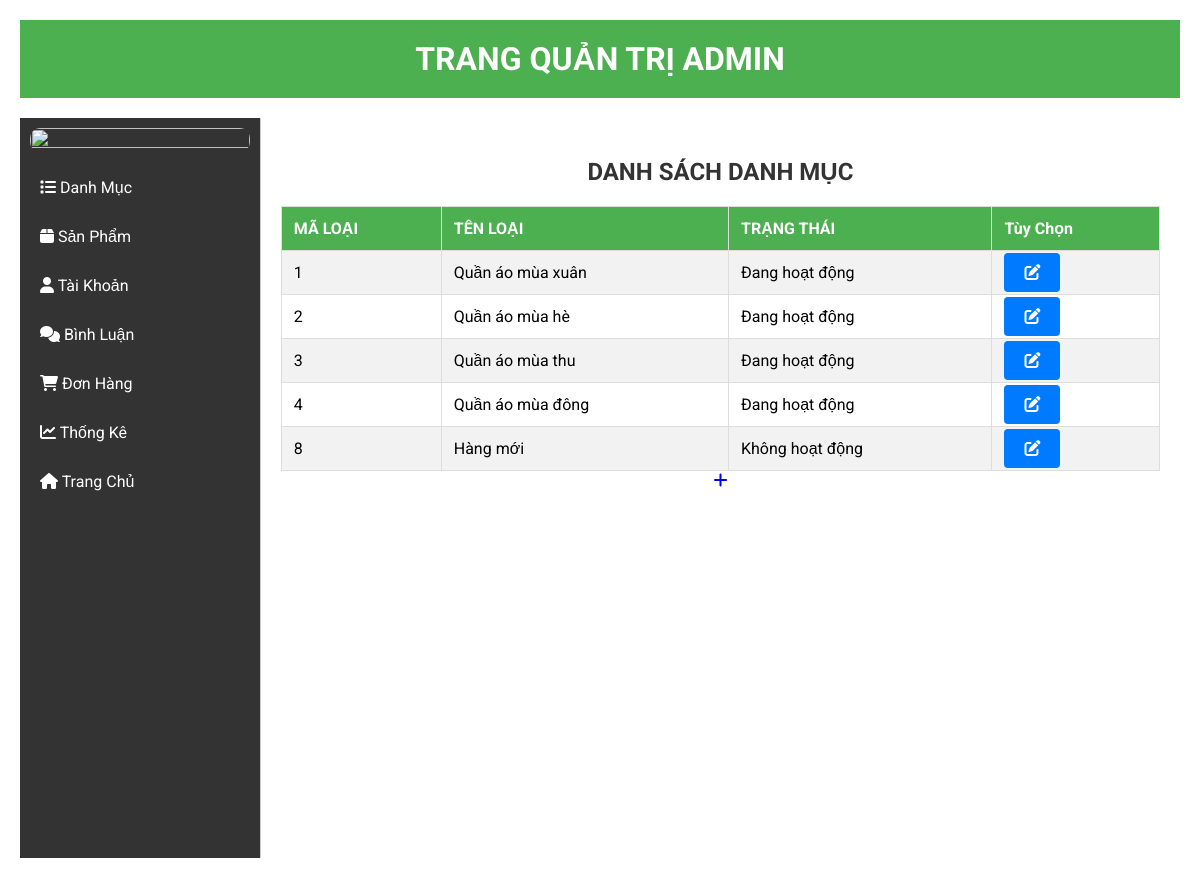
/admin/index.php?act=listdm, run on an earlier commit of the app's database.
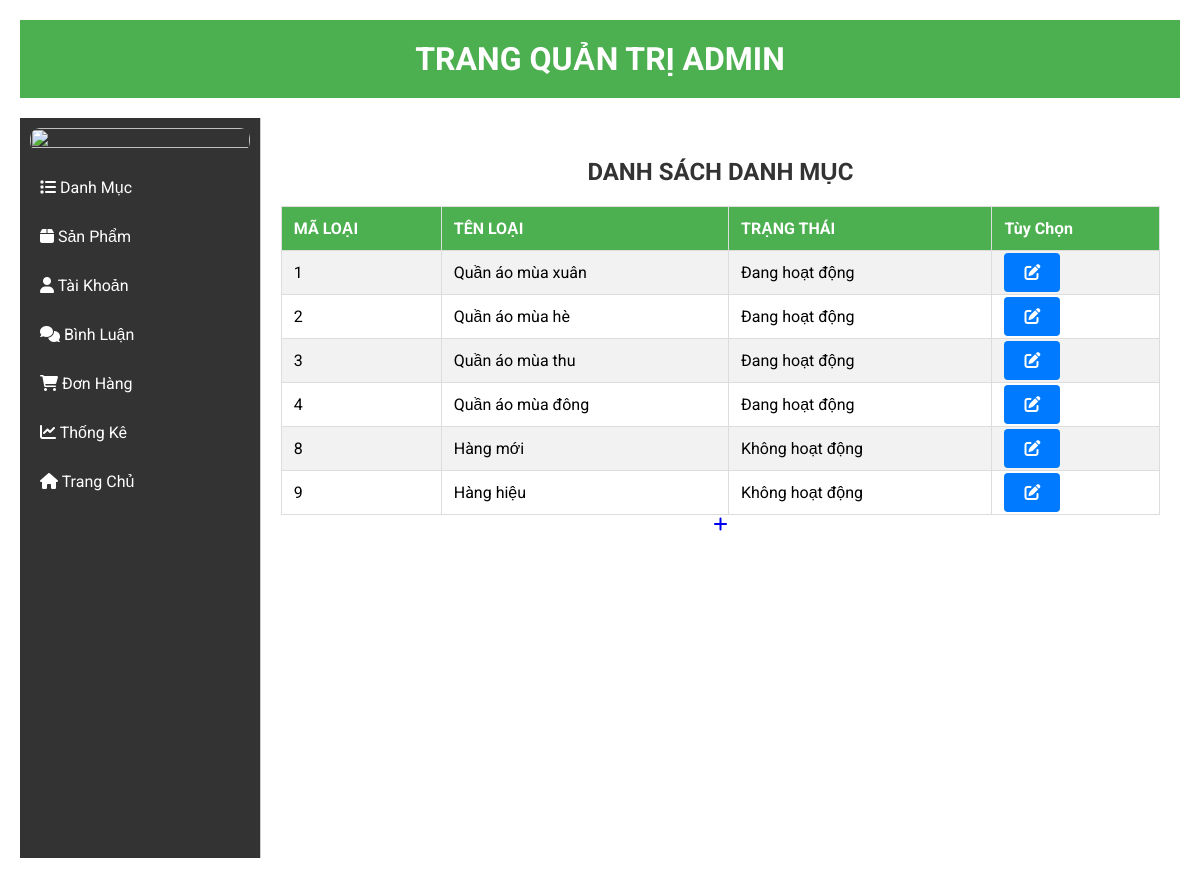
And on a later commit of the database.
### tables this page shows
CREATE TABLE `danhmuc` (
  `id_dm` int(10) NOT NULL,
  `ten_dm` varchar(50) NOT NULL,
  `trangthai` varchar(50) NOT NULL DEFAULT '0'
);

### model/pdo.php (called while the page is built, shortened)
<?php
function pdo_get_connection() {
    $dburl = "mysql:host=localhost;dbname=da1;charset=utf8";
    $username = 'root';
    $password = '';
    try {
        $conn = new PDO($dburl, $username, $password);
        $conn->setAttribute(PDO::ATTR_ERRMODE, PDO::ERRMODE_EXCEPTION);
        return $conn;
    } catch (PDOException $e) {
        die("Connection failed: " . $e->getMessage());
    }
}
function pdo_query($sql, $sql_args = array()) {
    try {
        $conn = pdo_get_connection();
        $stmt = $conn->prepare($sql);
        $stmt->execute($sql_args);
        $rows = $stmt->fetchAll(PDO::FETCH_ASSOC);
        return $rows;
    } catch (PDOException $e) {
        throw $e;
    } finally {
        unset($conn);
    }
}
?>

### model/danhmuc.php (called while the page is built, shortened)
<?php
function loadall_danhmuc()
{
    $sql = "SELECT * FROM danhmuc ORDER BY id_dm ASC";
    $listdanhmuc = pdo_query($sql);
    return $listdanhmuc;
}

### admin/danhmuc/listdm.php (the view)
<div class="row box">
    <?php include 'boxtrai.php'; ?>
    <div class="boxphai">
        <div class="tieudeb">
            <h2>DANH SÁCH DANH MỤC</h2>
        </div>
        <div class="bangl">
            <table>
                <tr>
                    <th>MÃ LOẠI</th>
                    <th>TÊN LOẠI</th>
                    <th>TRẠNG THÁI</th>
                    <th>Tùy Chọn</th>
                </tr>
                <?php foreach ($listdanhmuc as $danhmuc) : ?>
                    <tr>
                        <td><?= htmlspecialchars($danhmuc['id_dm']) ?></td>
                        <td><?= htmlspecialchars($danhmuc['ten_dm']) ?></td>
                        <td>
                            <?= $danhmuc['trangthai'] == '0' ? 'Đang hoạt động' : 'Không hoạt động'; ?>
                        </td>
                        <td>
                            <a href="index.php?act=suadm&id=<?= htmlspecialchars($danhmuc['id_dm']) ?>" class="confim"><i class="fas fa-edit"></i></a>
                        </td>
                    </tr>
                <?php endforeach; ?>
            </table>
        </div>
        <div class="nut">
            <a href="index.php?act=adddm"><i class="fas fa-plus"></i></a>
        </div>
    </div>
</div>

What changed in the data, as far as the page shows it:
added danhmuc: id_dm "9", ten_dm "Hàng hiệu", trangthai "Không hoạt động"
